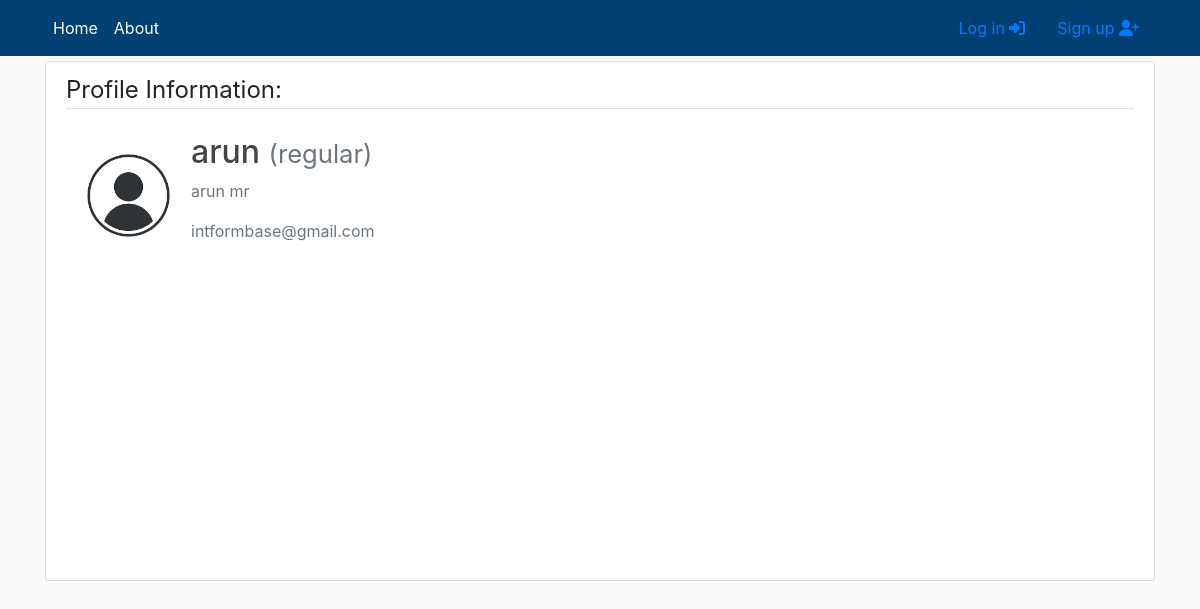
Page /profile/arun on the committed database.
### users/models.py (models this page shows, shortened)
class CustomUser(AbstractUser):
    def image_upload_to(self, instance=None):
        if instance:
            return os.path.join("Users", self.username, instance)
        return None
    STATUS = (
        ('regular','regular'),
        ('subscriber','subscriber'),
        ('moderator','moderator')
    )
    email = models.EmailField(unique=True)
    status = models.CharField(max_length=100, choices=STATUS, default='regular')
    description = models.TextField('Description', max_length=600, default='', blank = True)
    image = models.ImageField(default = 'default/user.jpg',upload_to = image_upload_to)

### users/views.py (the view, shortened to what this page needs)
# urls.py: path('profile/<username>', views.profile, name = 'profile'),
def profile(request, username):
    user = get_user_model().objects.filter(username=username).first()
    if user:
        form = UserUpdateForm(instance=user)
        return render (
                request=request,
                template_name= 'users/profile.html',
                context={'form':form}
            )
    return redirect('home')

### users/templates/users/profile.html (shortened to what this page needs)
{% extends "main/header.html" %}
{% load crispy_forms_tags %}
{% block content %}
<div class="content-section col-lg-12 col-md-12 col-sm-12 tutorial-style" style="min-height:65vh;">
    <legend class="border-bottom mb-4">Profile Information:</legend>
    <form method="POST" enctype="multipart/form-data">
        <div class="media">
            {% if user.username == form.instance.username %}
                <input id="id_image" type="file" name="image" hidden>
                <label for="id_image">
                    <img class="rounded-circle account-img profile-image" style="cursor: pointer;" src="{{form.instance.image.url}}" title="Upload new Image">
                </label>
            {% else %}
                <img class="rounded-circle account-img profile-image" src="{{form.instance.image.url}}">
            {% endif %}
            <div class="media-body">
                <h2 class="account-heading">{{ form.instance.username }}
                    <small class="text-muted">({{ form.instance.status }})</small>
                </h2>
                <p class="text-secondary">{{ form.instance.first_name }} {{ form.instance.last_name }}</p>
                <p class="text-secondary">{{ form.instance.email }}</p>
            </div>
        </div>
    </form>
</div>
{% endblock content %}

### main/static/main/main.css (style rules this page uses)
:root { --footercolor: #003F72; --navbarcolor: #003F72; --btncolor: #003F72; --socialcolor: #003F72; --brightText: #ffffff; }
body { background: #fafafa; }
h1, h2, h3, h4, h5, h6 { color: #444444; }
.content-section { background: #ffffff; padding: 10px 20px; border: 1px solid #dddddd; border-radius: 3px; margin-bottom: 20px; }
.profile-image { width: 125px; height: 125px; padding: 5px; }

### rows in the picture
CustomUser: instance.image (placeholder picture), instance.username "arun", instance.status "regular", instance.first_name "arun", instance.last_name "mr", instance.email "intformbase@gmail.com"
